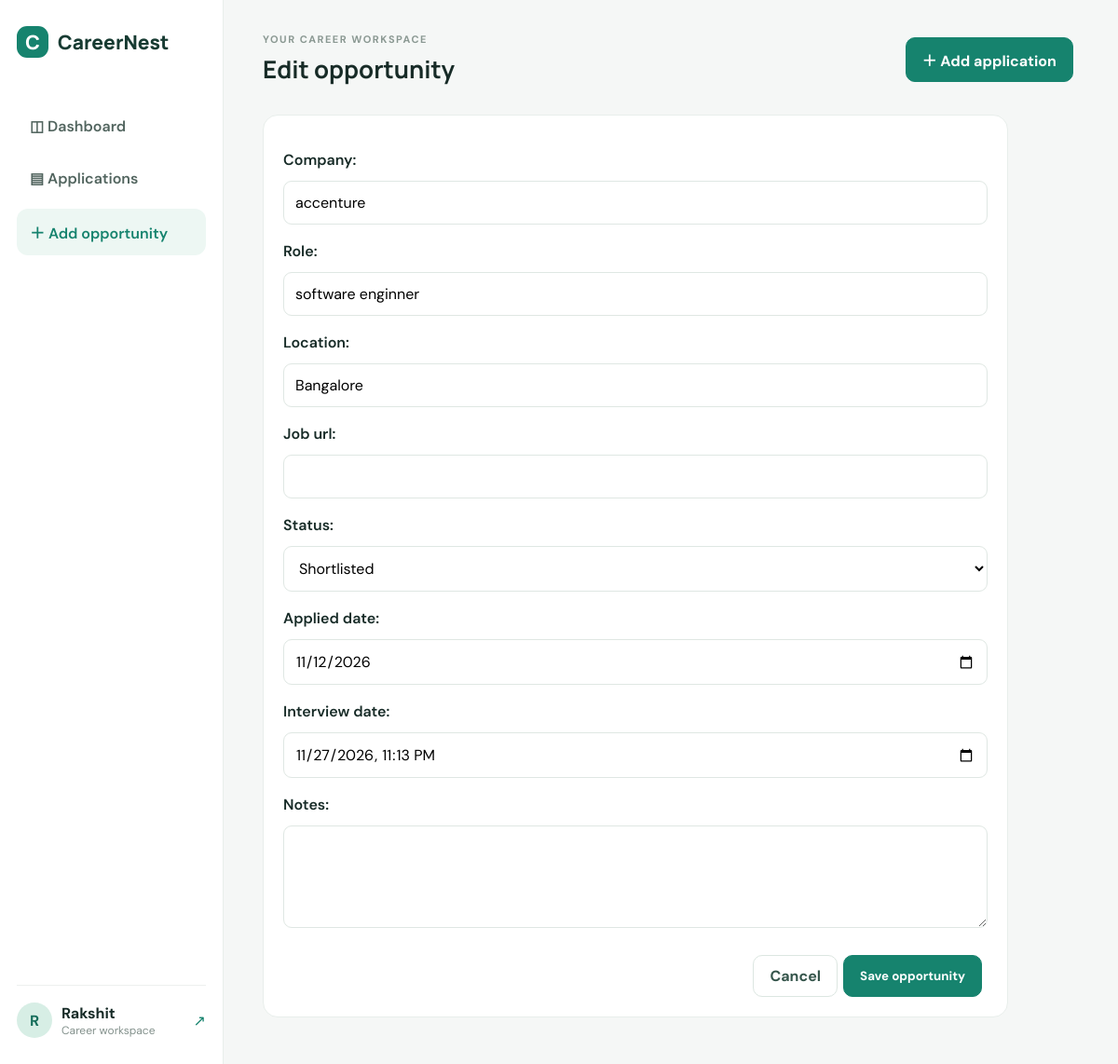
The page /applications/4/edit/ (signed in) on the database its author committed.
### tracker/models.py (models this page shows, shortened)
class Application(models.Model):
    STATUS_CHOICES=[("Saved","Saved"),("Applied","Applied"),("Shortlisted","Shortlisted"),("Interview","Interview"),("Offer","Offer"),("Rejected","Rejected")]
    user=models.ForeignKey(User,on_delete=models.CASCADE,related_name="applications")
    company=models.CharField(max_length=120)
    role=models.CharField(max_length=150)
    location=models.CharField(max_length=120,blank=True)
    job_url=models.URLField(blank=True)
    status=models.CharField(max_length=20,choices=STATUS_CHOICES,default="Applied")
    applied_date=models.DateField(null=True,blank=True)
    interview_date=models.DateTimeField(null=True,blank=True)
    notes=models.TextField(blank=True)
    created_at=models.DateTimeField(auto_now_add=True)

### tracker/views.py (the view)
# urls.py: path("applications/<int:pk>/edit/",views.application_edit,name="application_edit"),
@login_required
def application_edit(request,pk):
    obj=get_object_or_404(Application,pk=pk,user=request.user);form=ApplicationForm(request.POST or None,instance=obj)
    if request.method=="POST" and form.is_valid():form.save();messages.success(request,"Application updated.");return redirect("applications")
    return render(request,"tracker/form.html",{"form":form,"heading":"Edit opportunity"})

### tracker/forms.py
class ApplicationForm(forms.ModelForm):
    applied_date=forms.DateField(required=False,widget=forms.DateInput(attrs={"type":"date"}))
    interview_date=forms.DateTimeField(required=False,widget=forms.DateTimeInput(attrs={"type":"datetime-local"}))
    class Meta:
        model=Application
        fields=("company","role","location","job_url","status","applied_date","interview_date","notes")
        widgets={"notes":forms.Textarea(attrs={"rows":4})}

### templates/tracker/form.html
{% extends "base.html" %}{% block page_title %}{{ heading }}{% endblock %}{% block content %}<div class="panel form-panel"><form method="post">{% csrf_token %}{{ form.as_p }}<div class="form-actions"><a class="btn" href="{% url 'applications' %}">Cancel</a><button class="btn primary">Save opportunity</button></div></form></div>{% endblock %}

### templates/base.html (shortened to what this page needs)
{% load static %}
<!doctype html><html lang="en"><head><link rel="stylesheet" href="{% static 'style.css' %}"></head><body>
{% if user.is_authenticated %}<aside class="sidebar"><a class="brand" href="{% url 'dashboard' %}"><span class="logo">C</span> CareerNest</a><nav><a href="{% url 'dashboard' %}">◫ Dashboard</a><a href="{% url 'applications' %}">▤ Applications</a><a href="{% url 'application_add' %}" class="nav-add">＋ Add opportunity</a></nav><div class="profile"><div class="avatar">{{ user.username|first|upper }}</div><div><b>{{ user.username }}</b><small>Career workspace</small></div><a class="logout" href="{% url 'logout' %}">↗</a></div></aside>{% endif %}
<main class="{% if user.is_authenticated %}main{% else %}auth-main{% endif %}">{% if user.is_authenticated %}<header class="topbar"><div><small>YOUR CAREER WORKSPACE</small><h2>{% block page_title %}Dashboard{% endblock %}</h2></div><a class="btn primary" href="{% url 'application_add' %}">＋ Add application</a></header>{% endif %}
{% for message in messages %}<div class="notice">{{ message }}</div>{% endfor %}{% block content %}{% endblock %}</main></body></html>

### static/style.css (style rules this page uses)
* { box-sizing:border-box }
body { margin:0;background:#f5f7f6;color:#172b27;font-family:'DM Sans',sans-serif }
a { color:#16836e;text-decoration:none }
.sidebar { width:240px;position:fixed;inset:0 auto 0 0;background:#fff;border-right:1px solid #e8eeeb;padding:28px 18px;display:flex;flex-direction:column }
.brand { font:800 21px Manrope;display:flex;align-items:center;gap:10px;color:#173b32 }
.logo { display:inline-flex;width:34px;height:34px;border-radius:11px;background:#16836e;color:white;align-items:center;justify-content:center;font-weight:800 }
.sidebar nav { display:flex;flex-direction:column;gap:9px;margin-top:50px }
.sidebar nav a { padding:13px 14px;color:#52655f;border-radius:12px;font-weight:600 }
.sidebar nav a:hover,.nav-add { background:#edf7f3;color:#16836e!important }
.profile { margin-top:auto;border-top:1px solid #edf0ef;padding-top:18px;display:flex;gap:10px;align-items:center }
.avatar { background:#d7eee5;color:#166e5b;border-radius:50%;width:38px;height:38px;display:grid;place-items:center;font-weight:bold }
.profile small { display:block;color:#83918c;font-size:12px }
.logout { margin-left:auto }
.main { margin-left:240px;padding:30px 42px;max-width:1500px }
.topbar { display:flex;justify-content:space-between;align-items:center;margin-bottom:26px }
.topbar small,.eyebrow { letter-spacing:1.5px;color:#8a9892;font-size:11px;font-weight:700 }
.topbar h2 { font:700 26px Manrope;margin:5px 0 }
.btn { display:inline-block;border:1px solid #dce6e1;background:white;color:#35554b;padding:11px 17px;border-radius:10px;font-weight:700;cursor:pointer;font-family:inherit;margin-right:6px }
.btn.primary { background:#16836e;border-color:#16836e;color:white }
.stat,.panel { background:#fff;border:1px solid #e8eeeb;border-radius:16px;padding:21px }
.panel { margin-bottom:20px }
.filters input,.filters select,input,select,textarea { padding:12px;border:1px solid #dfe7e3;border-radius:9px;font:inherit;width:100%;background:white }
.form-panel { max-width:800px }
.form-panel form p { margin-bottom:18px }
.form-panel label { display:block;font-weight:600;margin-bottom:7px }
.form-panel input,.form-panel select,.form-panel textarea { margin-top:5px }
.form-actions { display:flex;justify-content:flex-end;margin-top:24px }

### rows shown on the page
Application: company "accenture", role "software enginner", location "Bangalore", status "Shortlisted", applied_date "11/12/2026", interview_date "11/27/2026 23:13"

### other values the page prints
{{ user.username|first|upper }} "R"
{{ user.username }} "Rakshit"
{{ heading }} "Edit opportunity"
